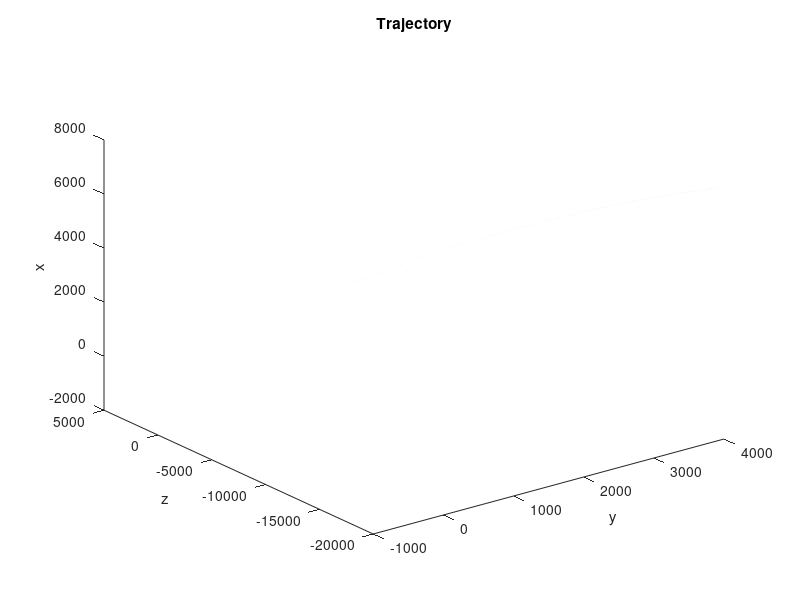
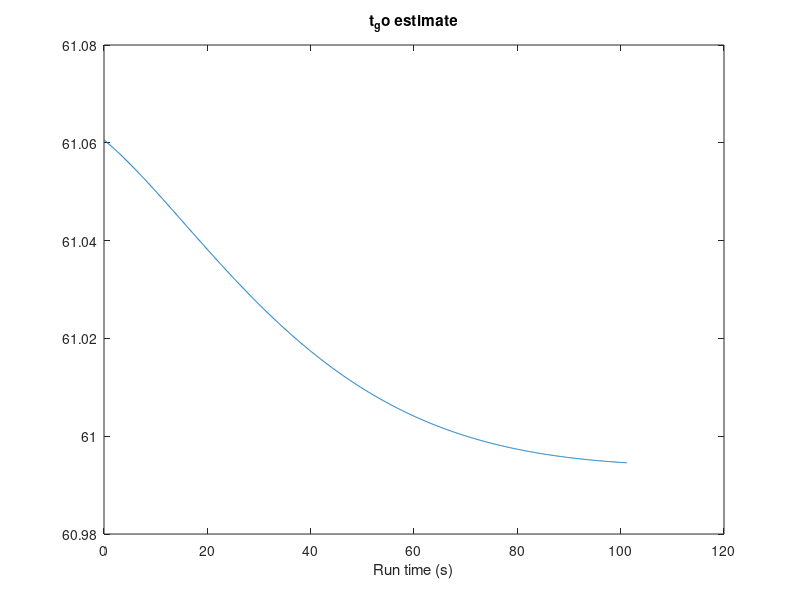
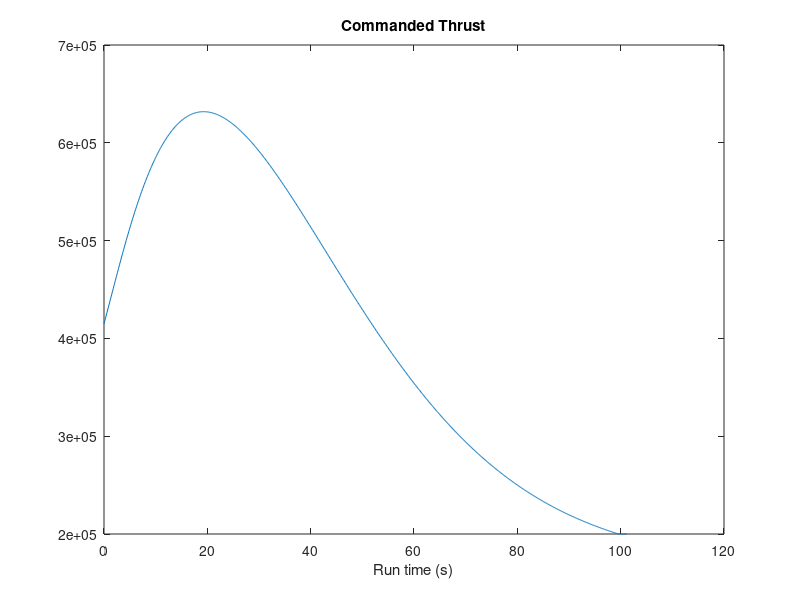
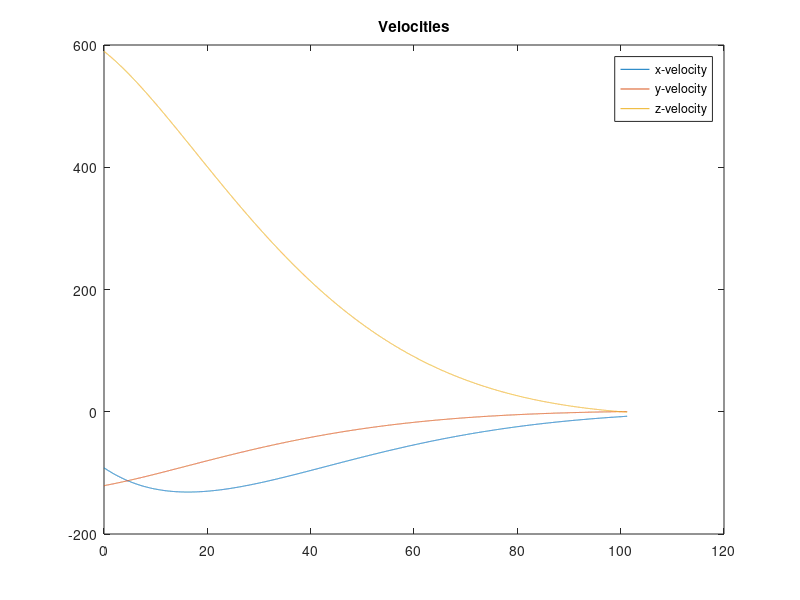

Write the MATLAB code that produced these figures, in order.
% E-Guidance
% Souza tgo
% Lloyd Strohl
% 5/21/17

clear
close all

%% Conditions
% Mars
R_M = 3.39619*10^6;
mu = 4.282828185603917*10^13;

% Position
r0 = [-3394065.53680778;-253202.004401189;-19862.3977888315];
V0 = [82.5755978749391;...
    127.252297560431;...
    589.632069823669];

lonf = 184.2;   % azimuth
latf = 0;       % inclination
rf = [R_M*cosd(lonf)*cosd(latf);...
    R_M*sind(lonf)*cosd(latf);...
    R_M*sind(latf)]; 
Vf = (rf/norm(rf))*-1;


% coordinate transformation to landing site
A = [cosd(lonf),sind(lonf),0;-sind(lonf),cosd(lonf),0;0,0,1];
r0 = A*r0;
V0 = A*V0;
rf = A*rf;
Vf = A*Vf;


% Rocket parameters
m0 = 58000;
T_max = 800000;
T_min = 200000;
v_ex = 3531.7;


%% Simulation Settings
dt = 10^-3; % step size
tgo0 = 200;

% initialization
r = r0*ones(1,tgo0/dt);
V = V0*ones(1,tgo0/dt);
T = ones(1,tgo0/dt);
speed = T;
altitude = T;
range = T;

a = zeros(3,1);
aT = a;
m_tot = zeros(1,tgo0/dt);
tgo = tgo0*ones(1,tgo0/dt);

t = 0;
k = 2; 

%% Simulation loop
while k < tgo0/dt && altitude(k-1) > 0
   % compute state
   a = -(2/tgo(:,k))*(Vf-V(:,k))...
       +(6/tgo(:,k)^2)*(rf-(r(:,k)+V(:,k)*tgo(:,k)));
   
   g = -mu*r(:,k)/((r(:,k)'*r(:,k))^(1.5));
   aT = a-g;
   speed(k) = norm(V(:,k));
   altitude(k) = norm(r(:,k)) - R_M;
   range(k) = norm([r(2,k);r(3,k)]);

   % thrust limiter
   T_unlimited = norm(aT)*(m0-m_tot(k));
   
   if T_unlimited > T_max
       T(:,k) = T_max;
   elseif T_unlimited < T_min
       T(:,k) = T_min;
   else
       T(:,k) = T_unlimited;
   end   
   limiter = T(:,k) / T_unlimited;
   
   aT = aT*limiter;

   
   % compute mass
   m_dot = T(:,k) / v_ex;
   m_tot(k+1) = m_tot(k) + m_dot*dt;  
   
   % update state
   a = g + aT;
   V(:,k+1) = V(:,k) + a*dt;
   r(:,k+1) = r(:,k) + V(:,k)*dt;
   
%    % update tgo
   p = [1.5*10^7+norm(g)^2/2,...
       0,...
       -2*(V(:,k)'*V(:,k)),...
       -1,...
       -12*V(:,k)'*r(:,k) - 18*(r(:,k)'*r(:,k))];
   tgo_roots = roots(p);
   x = ones(1,length(tgo_roots));
   for j = 1:length(tgo_roots)
       x(j) = isreal(tgo_roots(j));
   end
   p = tgo_roots(x>0);
   tgo(k+1) = p(p>0);


%    a_tgo = -2*(V(:,k)'*V(:,k))/(norm(g)^2/2);
%    b_tgo = -12*(V(:,k)'*(-r(:,k)+rf))/(norm(g)^2/2);
%    c_tgo = -18*((-r(:,k)+rf)'*(-r(:,k)+rf))/(norm(g)^2/2);
%    beta = (1/27)*(16*a_tgo^3 - 18*a_tgo*(a_tgo^2-4*c_tgo)-27*b_tgo^2);
%    alpha = (1/3)*(3*(a_tgo^2-4*c_tgo)-4*a_tgo^2);
%    delta = alpha^3/27 + beta^2/4;
%    Z = nthroot(-(beta/2) + sqrt(delta),3) + nthroot(-(beta/2) - sqrt(delta),3);
%    eta = Z - 2*a_tgo/3;
%    zeta = -b_tgo/(2*eta);
%    xi = (a_tgo + eta)/2;
%    
%    tgo_sqrt_value = eta - 4*(xi-sqrt(eta)*zeta);
%    if tgo_sqrt_value < 0
%        tgo_sqrt_value = eta - 4*(xi+sqrt(eta)*zeta);
%        tgo_numerator = -sqrt(eta) + sqrt(tgo_sqrt_value);
%        if tgo_numerator < 0
%            tgo(k+1) = (-sqrt(eta) - sqrt(tgo_sqrt_value))/2;
%        else
%            tgo(k+1) = tgo_numerator/2;
%        end
%    else
%        tgo(k+1) = (sqrt(eta)+sqrt(tgo_sqrt_value))/2;
%        if tgo(k+1) < 0
%            tgo(k+1) = (sqrt(eta)+sqrt(tgo_sqrt_value))/2;
%        end
%    end

% tgo1 = (sqrt(eta) + sqrt(eta - 4*(xi-sqrt(eta)*zeta)))/2;
% tgo2 = (sqrt(eta) - sqrt(eta - 4*(xi-sqrt(eta)*zeta)))/2;   
   
   k = k + 1;
end

% snip arrays to proper length
r = r(:,2:k-1);
V = V(:,2:k-1);
T = T(2:k-1);
tgo = tgo(2:k-1);
m_tot = m_tot(2:k-1);
speed = speed(2:k-1);
altitude = altitude(2:k-1);
range = range(2:k-1);

%% Visualization

trajectory = r-rf;

figure('Name','3D Trajectory')
plot3(trajectory(2,:),trajectory(3,:),trajectory(1,:))
xlabel('y')
ylabel('z')
zlabel('x')
title('Trajectory')

figure('Name','tgo estimate')
plot(dt*[2:100:k-1],tgo(2:100:end))
title('t_go estimate')
xlabel('Run time (s)')

figure('Name','Thrust')
plot(dt*[2:100:k-1],T(2:100:end))
title('Commanded Thrust')
xlabel('Run time (s)')

figure('Name','Velocities')
plot(dt*[1:10:k-1],V(1,1:10:end),...
    dt*[1:10:k-1],V(2,1:10:end),...
    dt*[1:10:k-1],V(3,1:10:end))
title('Velocities')
legend('x-velocity','y-velocity','z-velocity')

% figure('Name','Coordinates')
% plot(dt*[1:10:k-1],r(1,1:10:end)-rf(1),...
%     dt*[1:10:k-1],r(2,1:10:end)-rf(2),...
%     dt*[1:10:k-1],r(3,1:10:end)-rf(3))
% title('Coordinates')
% legend('x','y','z')

figure('Name','Fuel Consumption')
plot(dt*[1:100:k-1],m_tot(1:100:end))
title('Fuel Consumption')
xlabel('Run time (s)')
ylabel('Fuel Consumed')

figure('Name','Speed')
plot(dt*[1:100:k-1],speed(1:100:end))
title('Speed')
xlabel('Run time (s)')

figure('Name','Altitude')
plot(dt*[1:100:k-1],altitude(1:100:end))
title('Altitude')
xlabel('Run time (s)')

figure('Name','Speed vs. Altitude')
plot(altitude(1:100:end),speed(1:100:end))
title('Speed vs. Altitude')
xlabel('Altitude')
ylabel('Speed')
set(gca,'Xdir','reverse')

figure('Name','Range vs. Altitude')
plot(altitude(1:100:end),range(1:100:end))
title('Range vs. Altitude')
xlabel('Altitude')
ylabel('Range')
set(gca,'Xdir','reverse')

fprintf('Flight Time: %.2f\n', (k-1)*dt)
fprintf('Fuel: %.2f\n', m_tot(end))
fprintf('Final range: %.2f\n', range(end))
fprintf('Final speed: %.2f\n', speed(end))